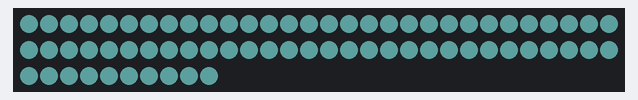
A sketch run on a simulated Arduino Uno, built with avr-gcc and run on an emulated ATmega328P. Shown: 70 RGB LEDs in strip order, left to right, continuing on the next row. Dim RGB values are drawn brighter than linear.

Above: at 0.1 s.

The sketch:

Start.ino
```cpp
#include "FastLED.h"

#define NUM_LEDS 70 //设置灯带的长度

#define DATA_PIN 3

CRGB leds[NUM_LEDS]; //建立光带leds, 色彩空间为RGB

void setup() {
  FastLED.addLeds<WS2811, DATA_PIN, RGB>(leds, NUM_LEDS); //仅有初始化作用，并不会改变上一次编程结果
  FastLED.setBrightness(50); //设置灯的亮度，最大为255
  fill_solid(leds, 70, CRGB::CadetBlue); //设置所有灯泡为红色
  FastLED.show(); //同步更新
}

void loop() {

}
```
